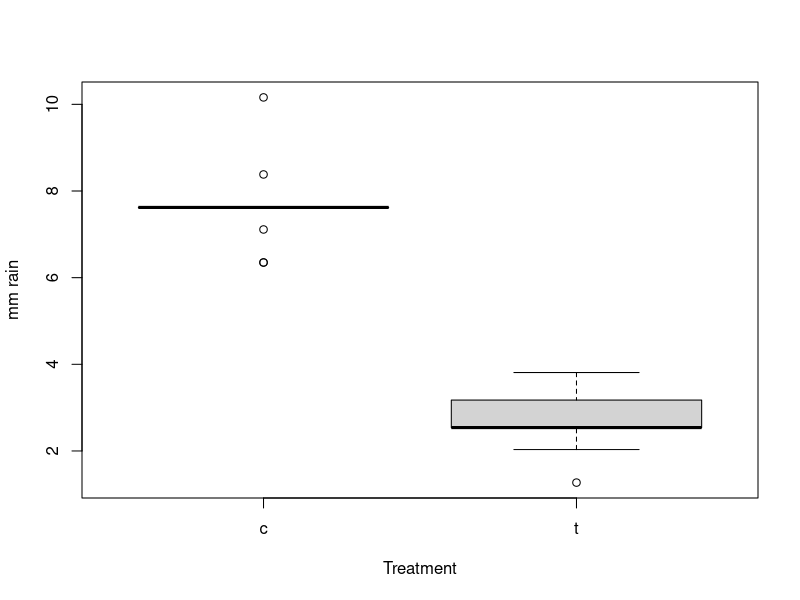

Here is the R script that generated this plot:
rain <- read.csv("data/site_data/rainGaugeTrt.csv", header=T)
rain$rain_mm_1 <- rain$rain_in_2021_5_31*25.4
rain$rain_mm_2 <- rain$rain_in_2021_6_9*25.4

library(lme4)
library(lmerTest)

m1 <- lmer(rain_mm_1 ~ trt + (1|block), data=rain)
summary(m1)
boxplot(rain_mm_1 ~ trt, data=rain, ylab="mm rain", xlab="Treatment")
t.test(rain_mm_1 ~ trt, data=rain)

#calculate percent reduction = 64%
7.636933 - 2.726267
(4.910666/7.636933)*100
